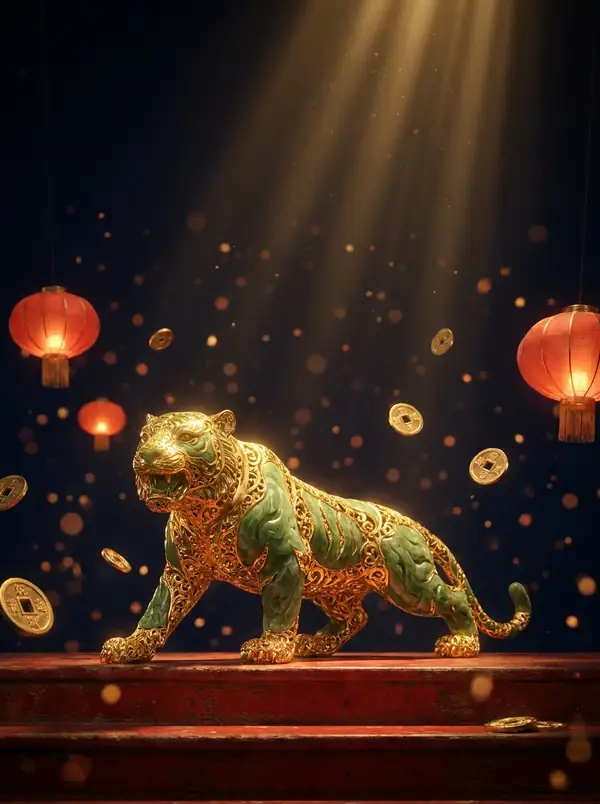
#> input picture assets/img/fortune-tiger-hero-600.webp, 600 x 804 px, found by its file name; its folder holds only this picture in this run
$ python sheet.py
#> lines starting #> are read from the running program, lines starting #| are printed output that depends on the picture
from PIL import Image
import glob, sys
ks = ['fortune-tiger', 'fortune-ox', 'fortune-rabbit', 'fortune-dragon', 'gates-of-olympus', 'sweet-bonanza', 'big-bass-splash']
extra = sys.argv[1:] or ['assets/img/{k}-hero-600.webp', 'assets/sites/cards/{k}.webp']
rows = []
for k in ks:
    fs = sorted(f for f in glob.glob(f'assets/acervo/{k}/*.webp') if not any(s in f for s in ('-600', '-800', '-400')))
    fs += [x.format(k=k) for x in extra]
    ims = []
    for f in fs:
        im = Image.open(f).convert('RGBA'); bg = Image.new('RGBA', im.size, (255, 0, 255, 255)); bg.alpha_composite(im)
#> after `bg = Image.new('RGBA', im.size, (255, 0, 255, 255))`:
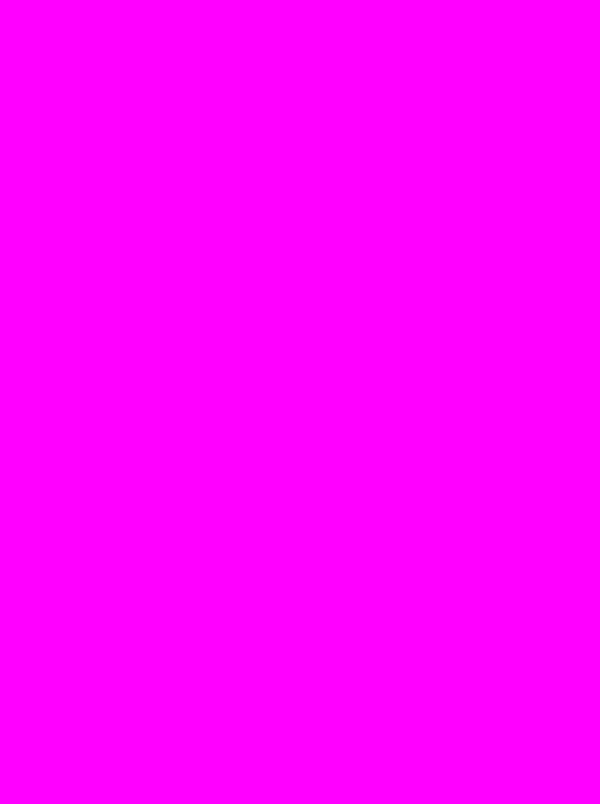
#> bg: PIL image 600x804 RGBA; mean R, G, B, A 255, 0, 255, 255
        im = bg.convert('RGB'); im.thumbnail((260, 220)); ims.append(im)
#> further down, im is the input picture: PIL image 600x804 RGB; mean R, G, B 60.1, 38.5, 27.5
#> after `im.thumbnail((260, 220))`:
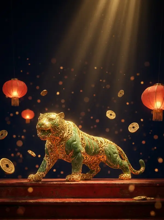
#> im: PIL image 164x220 RGB; mean R, G, B 60.1, 38.5, 27.5
#> (the run stopped early here; a loop or call above may not have finished)
